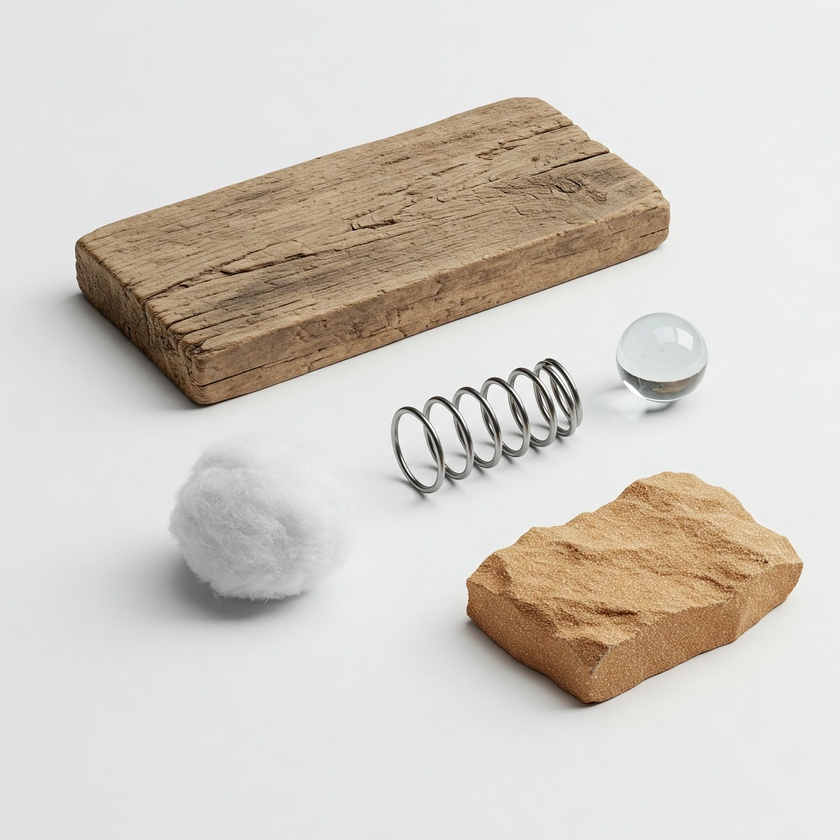
#> input picture week2_histograms_and_color_spaces/sample_images/foto1.jpeg, 840 x 840 px, shrunk from 2048 x 2048 before the run
$ python create_grayscale_histograms.py
#> lines starting #> are read from the running program, lines starting #| are printed output that depends on the picture
from PIL import Image
import numpy as np
import matplotlib.pyplot as plt

# Path to your image file.
IMAGE_PATH = "sample_images/foto1.jpeg"

try:
    # Open the image and convert it to grayscale
    img_pil = Image.open(IMAGE_PATH).convert("L")  # "L" mode for grayscale
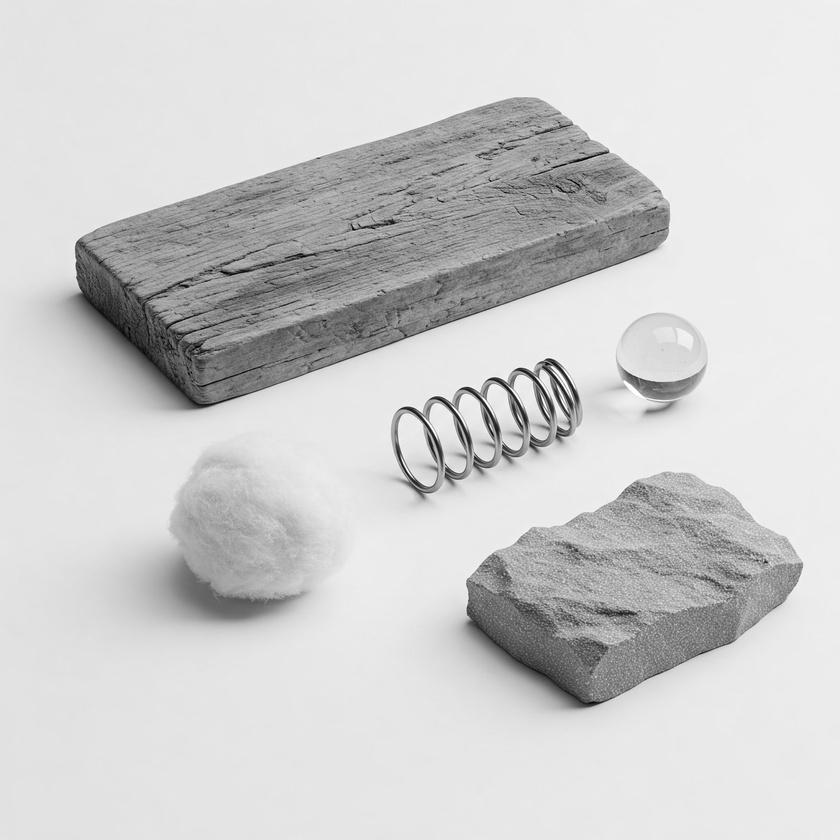
#> img_pil: PIL image 840x840 L; min 2, max 255, mean 206
    img_array = np.array(img_pil)

    # --- Plotting histograms with different bin numbers ---

    # Figure 1: Histogram with 256 bins (each pixel value has its own bin)
    plt.figure(figsize=(10, 4))  # Optional: Adjust figure size
    plt.subplot(1, 3, 1)  # Create a subplot (1 row, 3 columns, 1st plot)
    # The ravel() function flattens the 2D image array into a 1D array.
    # bins=256 means we want 256 bars in our histogram.
    # range=[0, 256] specifies the range of pixel values (0 to 255).
    plt.hist(img_array.ravel(), bins=256, range=[0, 256], color='gray')
    plt.title(f"Histogram with 256 bins\nImage: {IMAGE_PATH}")
    plt.xlabel("Pixel Intensity")
    plt.ylabel("Number of Pixels")

    # Figure 2: Histogram with 64 bins
    plt.subplot(1, 3, 2)  # 2nd plot in the 1x3 grid
    plt.hist(img_array.ravel(), bins=64, range=[0, 256], color='gray')
    plt.title(f"Histogram with 64 bins")
    plt.xlabel("Pixel Intensity")
    plt.ylabel("Number of Pixels")

    # Figure 3: Histogram with 8 bins
    plt.subplot(1, 3, 3)  # 3rd plot in the 1x3 grid
    plt.hist(img_array.ravel(), bins=8, range=[0, 256], color='gray')
    plt.title(f"Histogram with 8 bins")
    plt.xlabel("Pixel Intensity")
    plt.ylabel("Number of Pixels")

    plt.tight_layout()  # Adjusts subplot params for a tight layout.
    plt.show()  # Display all figures
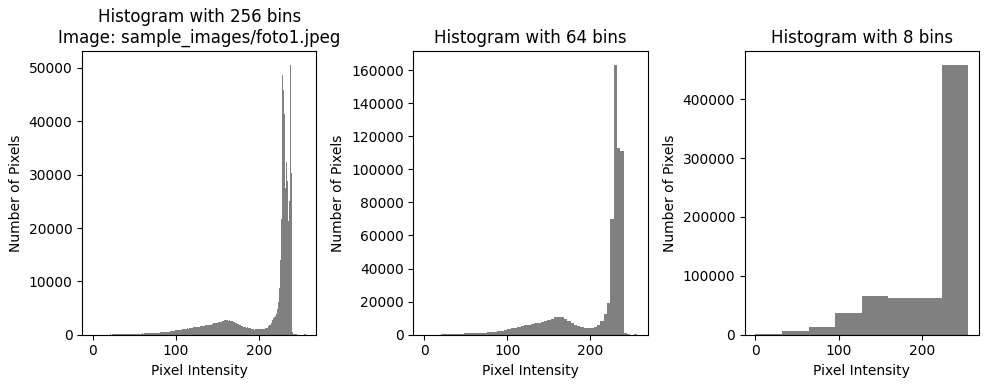
#> figure drawn by matplotlib, 3 panels; panel 1: tallest bar 50626 high, from x = 237 to 238; panel 2: tallest bar 163296 high, from x = 228 to 232; panel 3: tallest bar 458634 high, from x = 224 to 256

except FileNotFoundError:
    print(f"Error: The file '{IMAGE_PATH}' was not found. Please check the file path.")
except Exception as e:
    print(f"An error occurred: {e}")

$ run again, with week2_histograms_and_color_spaces/sample_images/foto2.jpeg copied over week2_histograms_and_color_spaces/sample_images/foto1.jpeg
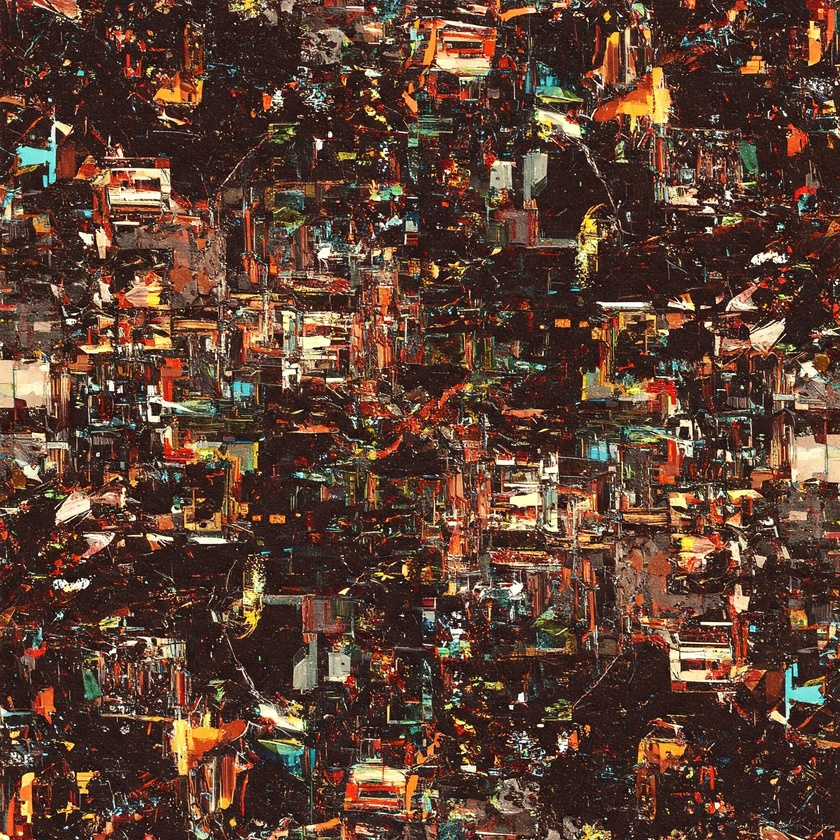
#> input picture week2_histograms_and_color_spaces/sample_images/foto2.jpeg, 840 x 840 px, shrunk from 2048 x 2048 before the run
#> `img_pil = Image.open(IMAGE_PATH).convert("L")  # "L" mode for grayscale`:
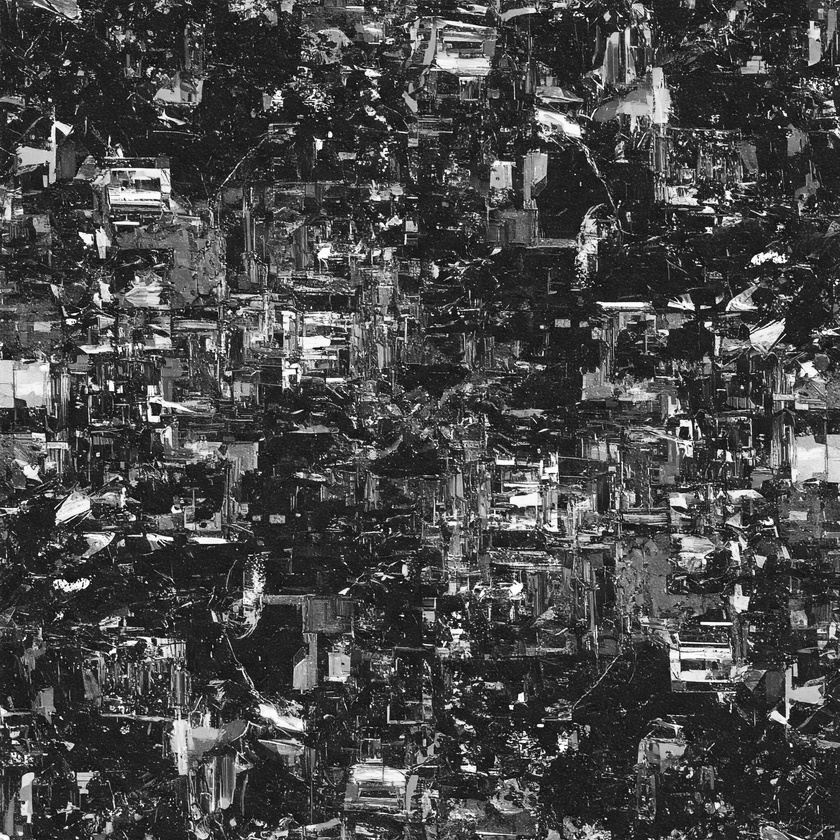
#> img_pil: PIL image 840x840 L; min 2, max 255, mean 71.6
#> `plt.show()`:
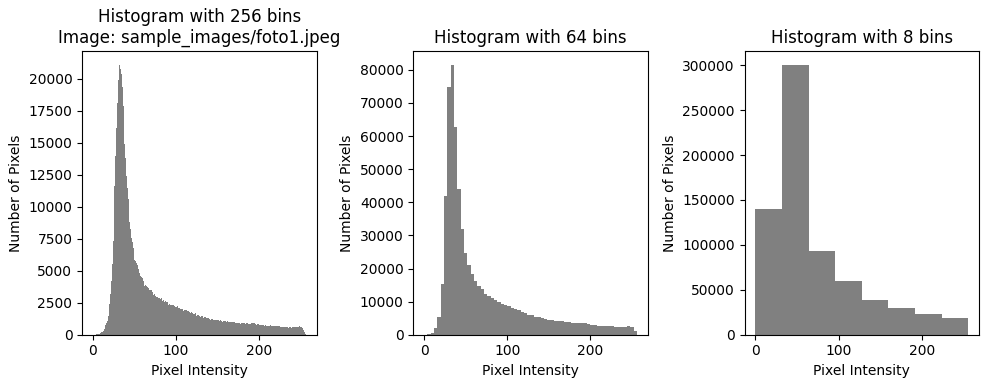
#> figure drawn by matplotlib, 3 panels; panel 1: tallest bar 21090 high, from x = 32 to 33; panel 2: tallest bar 81578 high, from x = 32 to 36; panel 3: tallest bar 300606 high, from x = 32 to 64
